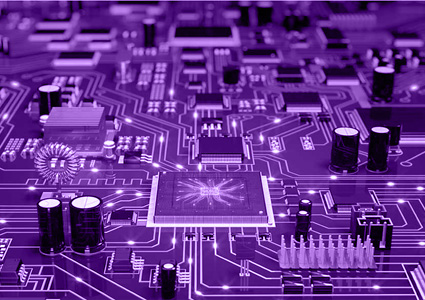
#> input picture resim-effect/kart-tasarim.jpg, 425 x 300 px
$ python resmieffectle.py
#> lines starting #> are read from the running program, lines starting #| are printed output that depends on the picture; after the words box and inside, x2 and y2 are one past the last pixel; in counts of white or black regions, pixels touching at a corner belong together
import cv2
import numpy as np

pcb=cv2.imread("kart-tasarim.jpg")
#> pcb is the input picture: shape (300, 425, 3); mean B, G, R 145.8, 49.5, 102.2
pcb[30:50,60:90,0]=255
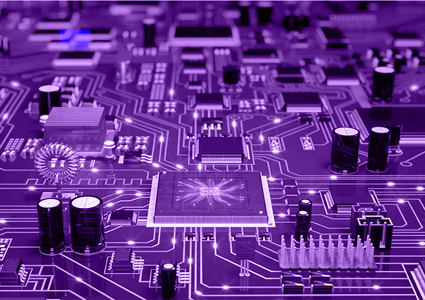
#> pcb: shape (300, 425, 3); 0.47% of pixels changed, all inside (x1, y1, x2, y2) = (60, 30, 90, 50)
pcb[:,:,1]=111
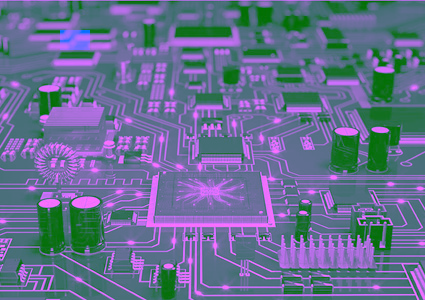
#> pcb: shape (300, 425, 3); mean B, G, R 146.1, 111, 102.2
pcb[:,:,2]=111
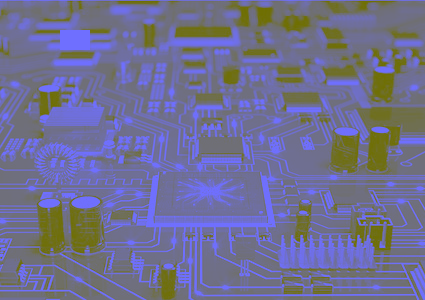
#> pcb: shape (300, 425, 3); mean B, G, R 146.1, 111, 111


cv2.imshow("PCB Tasarim",pcb)


cv2.waitKey(0)
cv2.destroyAllWindows()
